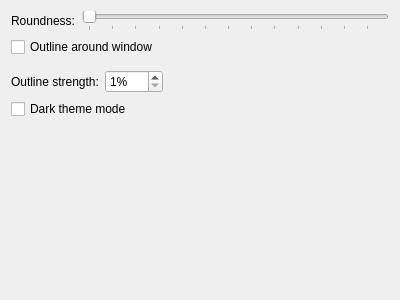
<?xml version="1.0" encoding="UTF-8"?>
<ui version="4.0">
 <class>Form</class>
 <widget class="QWidget" name="Form">
  <property name="geometry">
   <rect>
    <x>0</x>
    <y>0</y>
    <width>400</width>
    <height>300</height>
   </rect>
  </property>
  <property name="windowTitle">
   <string>Form</string>
  </property>
  <layout class="QGridLayout" name="gridLayout">
   <item row="0" column="0">
    <layout class="QVBoxLayout" name="verticalLayout">
     <item>
      <layout class="QHBoxLayout" name="horizontalLayout">
       <item>
        <widget class="QLabel" name="label">
         <property name="text">
          <string>Roundness:</string>
         </property>
        </widget>
       </item>
       <item>
        <widget class="QSlider" name="roundness">
         <property name="minimum">
          <number>1</number>
         </property>
         <property name="maximum">
          <number>64</number>
         </property>
         <property name="pageStep">
          <number>1</number>
         </property>
         <property name="orientation">
          <enum>Qt::Horizontal</enum>
         </property>
         <property name="tickPosition">
          <enum>QSlider::TicksBelow</enum>
         </property>
         <property name="tickInterval">
          <number>5</number>
         </property>
        </widget>
       </item>
      </layout>
     </item>
     <item>
      <widget class="QCheckBox" name="outline">
       <property name="text">
        <string>Outline around window</string>
       </property>
      </widget>
     </item>
     <item>
      <layout class="QHBoxLayout" name="horizontalLayout_2">
       <property name="topMargin">
        <number>7</number>
       </property>
       <item>
        <widget class="QLabel" name="label_2">
         <property name="text">
          <string>Outline strength:</string>
         </property>
        </widget>
       </item>
       <item>
        <widget class="QSpinBox" name="alpha">
         <property name="suffix">
          <string>%</string>
         </property>
         <property name="minimum">
          <number>1</number>
         </property>
         <property name="maximum">
          <number>100</number>
         </property>
        </widget>
       </item>
       <item>
        <spacer name="horizontalSpacer">
         <property name="orientation">
          <enum>Qt::Horizontal</enum>
         </property>
         <property name="sizeHint" stdset="0">
          <size>
           <width>40</width>
           <height>20</height>
          </size>
         </property>
        </spacer>
       </item>
      </layout>
     </item>
     <item>
      <widget class="QCheckBox" name="darkTheme">
       <property name="text">
        <string>Dark theme mode</string>
       </property>
      </widget>
     </item>     
     <item>
      <spacer name="verticalSpacer">
       <property name="orientation">
        <enum>Qt::Vertical</enum>
       </property>
       <property name="sizeHint" stdset="0">
        <size>
         <width>20</width>
         <height>40</height>
        </size>
       </property>
      </spacer>
     </item>
    </layout>
   </item>
  </layout>
 </widget>
 <resources/>
 <connections/>
</ui>
